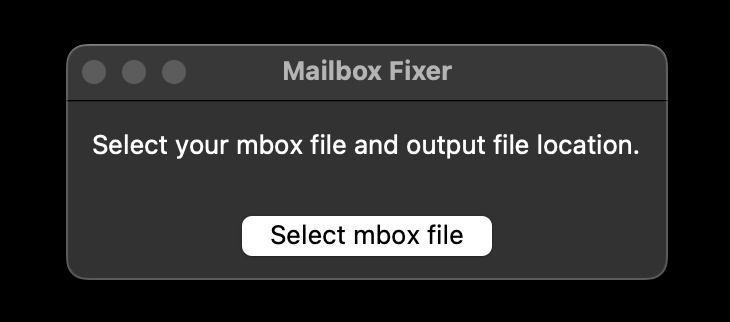

Source code (Python):
import mailbox
from collections import defaultdict
import tkinter as tk
from tkinter import filedialog
from openpyxl import Workbook
from tkinter import messagebox

def count_by_address(mbox_file, output_file):
    mbox = mailbox.mbox(mbox_file)
    sender_counts = defaultdict(lambda: ['', 0])
    for message in mbox:
        sender = message['From']
        split_email = sender.replace("\"", "")
        split_email = split_email.replace('>', "<").split('<')
        if len(split_email) > 1:
            sender_name = split_email[0].strip()
            sender_email = split_email[1].strip()
        else:
            sender_name = ""
            sender_email = split_email[0]
        sender_counts[sender_email][0] = sender_name
        sender_counts[sender_email][1] += 1
    sender_counts_list = [(k, v[0], v[1]) for k, v in sender_counts.items()]
    sender_counts_list.sort(key=lambda x: x[2], reverse=True)
    wb = Workbook()
    ws = wb.active
    ws.append(['Sender Email Address', 'Alias', 'Message Count'])
    for sender, name, count in sender_counts_list:
        ws.append([sender, name, count])
    wb.save(output_file)
    messagebox.showinfo("Success!", "The file has been successfully processed!")


def select_file():
    mbox_file = filedialog.askopenfilename(initialdir="/", title="Select mbox file", filetypes=(("Mbox files", "*.mbox"), ("All files", "*.*")))
    output_file = filedialog.asksaveasfilename(initialdir="/", title="Save output file", defaultextension=".xlsx", filetypes=(("Excel files", "*.xlsx"), ("All files", "*.*")))
    count_by_address(mbox_file, output_file)

def create_gui():
    root = tk.Tk()
    root.title("Mailbox Fixer")

    label = tk.Label(root, text="Select your mbox file and output file location.")
    label.pack(padx=10, pady=10)

    button = tk.Button(root, text="Select mbox file", command=select_file)
    button.pack(padx=10, pady=10)

    root.mainloop()


if __name__ == '__main__':
    create_gui()
